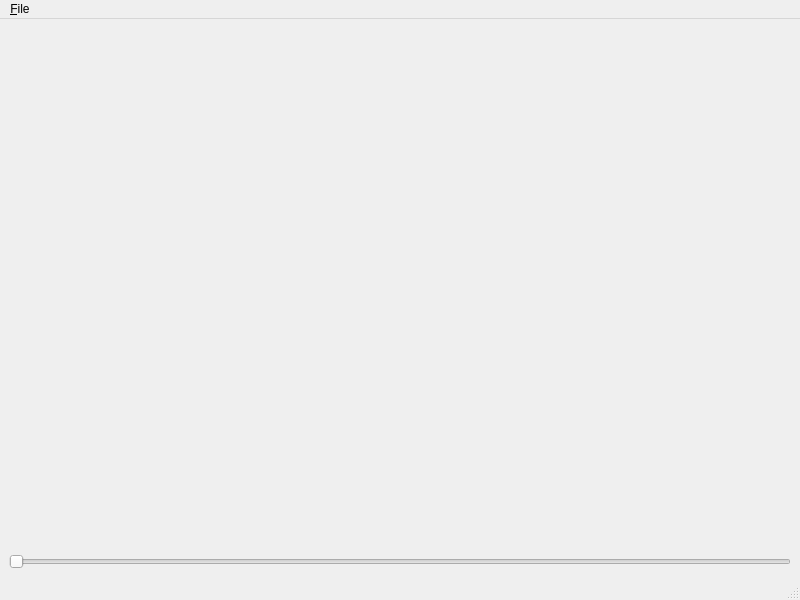
<?xml version="1.0" encoding="UTF-8"?>
<ui version="4.0">
 <class>MainWindow</class>
 <widget class="QMainWindow" name="MainWindow">
  <property name="geometry">
   <rect>
    <x>0</x>
    <y>0</y>
    <width>800</width>
    <height>600</height>
   </rect>
  </property>
  <property name="windowTitle">
   <string>MainWindow</string>
  </property>
  <widget class="QWidget" name="centralwidget">
   <layout class="QVBoxLayout" name="verticalLayout">
    <item>
     <widget class="QWidget" name="graph_container" native="true"/>
    </item>
    <item>
     <widget class="QSlider" name="horizontalSlider">
      <property name="orientation">
       <enum>Qt::Horizontal</enum>
      </property>
     </widget>
    </item>
   </layout>
  </widget>
  <widget class="QMenuBar" name="menubar">
   <property name="geometry">
    <rect>
     <x>0</x>
     <y>0</y>
     <width>800</width>
     <height>22</height>
    </rect>
   </property>
   <widget class="QMenu" name="menu_File">
    <property name="title">
     <string>&amp;File</string>
    </property>
    <widget class="QMenu" name="menu_Import">
     <property name="title">
      <string>&amp;Import</string>
     </property>
     <addaction name="actionGapSeq"/>
     <addaction name="actionebFRET"/>
    </widget>
    <widget class="QMenu" name="menuExport">
     <property name="title">
      <string>Export</string>
     </property>
     <addaction name="actionXXX"/>
    </widget>
    <addaction name="menu_Import"/>
    <addaction name="menuExport"/>
   </widget>
   <addaction name="menu_File"/>
  </widget>
  <widget class="QStatusBar" name="statusbar"/>
  <action name="actionGapSeq">
   <property name="text">
    <string>GapSeq</string>
   </property>
  </action>
  <action name="actionebFRET">
   <property name="text">
    <string>ebFRET</string>
   </property>
  </action>
  <action name="actionXXX">
   <property name="text">
    <string>XXX</string>
   </property>
  </action>
 </widget>
 <resources/>
 <connections/>
</ui>
